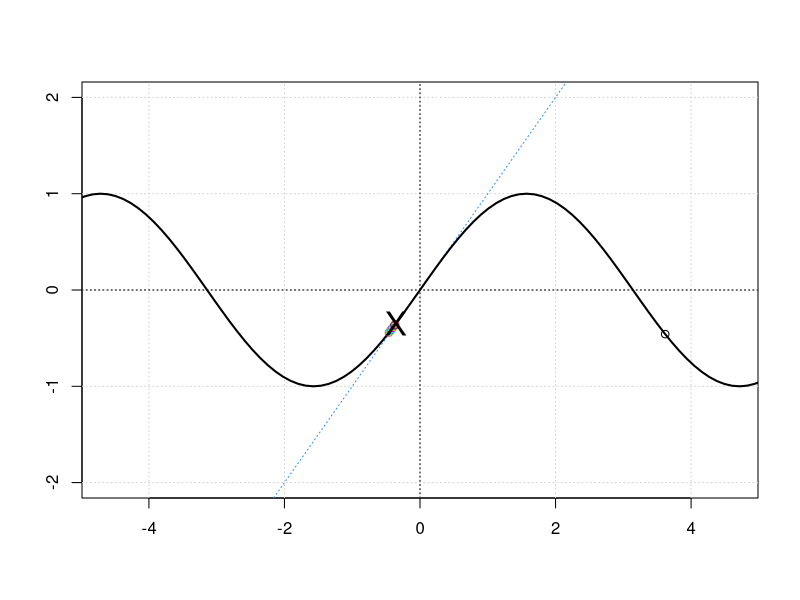
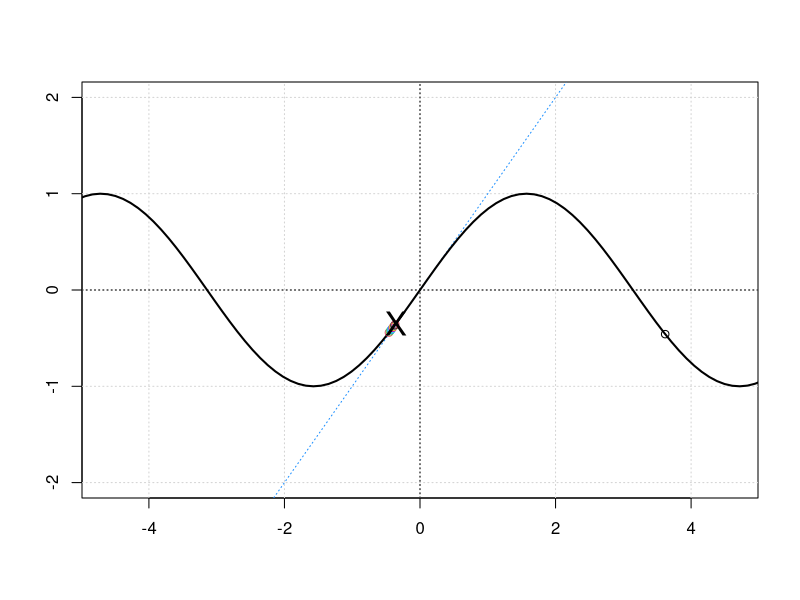

R code for these plots, in order:
## ---- chunk 1
knitr::opts_chunk$set(echo = TRUE, comment = "")
## ---- chunk 2
fixed_plot <- function(x, FUN = cos, n = 10) {
  xmin <- -abs(x)
  xmax <- abs(x)
  plot(1:abs(x), xlim = c(xmin - 1, xmax + 1), 
       ylim = c(-2, 2), type = "n", xlab = "", ylab = "")
  grid()
  abline(h = 0, lty = 3) # x axis
  abline(v = 0, lty = 3)# y axis
  abline(coef = c(0, 1), col = "dodgerblue", lty = 3)
  curve(FUN(x), from = xmin - 2, xmax + 2, lwd = 2, add = TRUE)
  x0 <- x
  i <- 1
  m <- matrix(ncol = 2)
  for(i in 1:n) {
    x0 <- FUN(x) # calculate f(x)
    r <- x0/x
    #a <- 1 - (x^2/6)
    points(x, x0, col = i)
    x <- x0
    #print(x); print(r); print(a)
    #Sys.sleep(0.1)
    m <- rbind(m, c(x0, r))
  }
  points(x0, FUN(x0), pch = "X", cex = 2)
  m <- m[-1, ] # remove the stupid NA row
  colnames(m) <- c("x0", "ratio errors")
  return(m)
}
## ---- chunk 3
fixed_plot(3.6178, FUN = sin, n = 10)
## ---- chunk 4
fixed_plot(3.61781, FUN = sin, n = 10)
